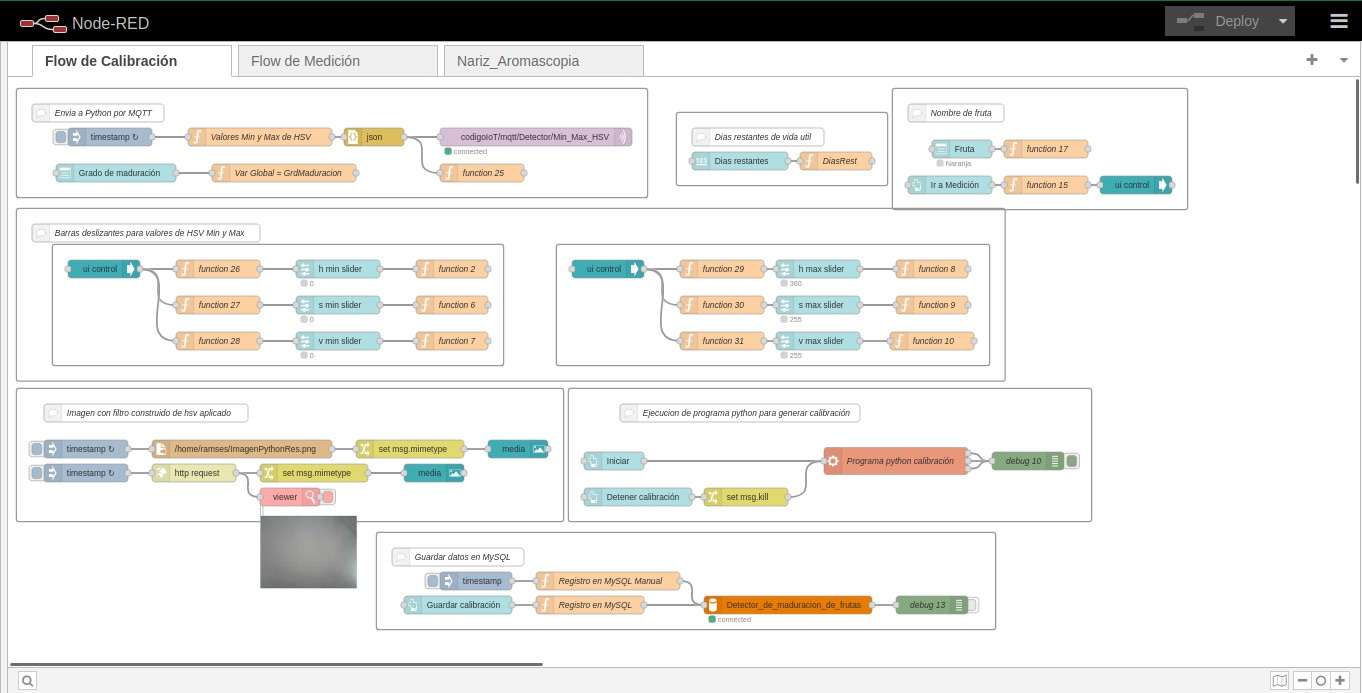
#> input picture Imagenes detector de madurez de fruta/Control de flujo de la Calibración.jpg, 1362 x 693 px, given in place of the camera
$ python Detector_color_python.py
#> lines starting #> are read from the running program, lines starting #| are printed output that depends on the picture; after the words box and inside, x2 and y2 are one past the last pixel; in counts of white or black regions, pixels touching at a corner belong together
import numpy as np
import cv2

def nada(x):
    pass
cv2.namedWindow('Parametros')
cv2.createTrackbar('Tonalidad Minima','Parametros',0,179,nada)
cv2.createTrackbar('Tonalidad Maxima','Parametros',0,179,nada)

cv2.createTrackbar('Pureza Minima','Parametros',0,255,nada)
cv2.createTrackbar('Pureza Maxima','Parametros',0,255,nada)

cv2.createTrackbar('Luminosida Minima','Parametros',0,255,nada)
cv2.createTrackbar('Luminosida Maxima','Parametros',0,255,nada)

cv2.createTrackbar('Kernel X','Parametros',1,30,nada)
cv2.createTrackbar('Kernel Y','Parametros',1,30,nada)

#crear Video
cap=cv2.VideoCapture(0)

while (1): #capturar imagen de la camara
    ret, frame =cap.read()      #verifica que la imagen se capturo correctamente
#> frame is the input picture: shape (693, 1362, 3); mean B, G, R 226.1, 228.6, 229.1
    if ret :
        hsv =cv2.cvtColor(frame, cv2.COLOR_BGR2HSV)         #Cnvertir imagen BGR a HSV
#> hsv: shape (693, 1362, 3); mean H, S, V 14.4, 13.6, 231.2

        #leer sliders

        Tmin=cv2.getTrackbarPos('Tonalidad Minima','Parametros')
        Tmax=cv2.getTrackbarPos('Tonalidad Maxima','Parametros')

        Pmin=cv2.getTrackbarPos('Pureza Minima','Parametros')
        Pmax=cv2.getTrackbarPos('Pureza Maxima','Parametros')

        Lmin=cv2.getTrackbarPos('Luminosida Minima','Parametros')
        Lmax=cv2.getTrackbarPos('Luminosida Maxima','Parametros')

        kernelx = cv2.getTrackbarPos('Kernel X','Parametros')
        kernely = cv2.getTrackbarPos('Kernel Y','Parametros')

            #establecer rangos maximos y minimos del filtro HSV
        color_oscuro= np.array((Tmin,Pmin,Lmin))
        color_brillante=np.array((Tmax,Pmax,Lmax))
            #detecta pixxeles dentro del rango del filtro HSV
        mascara = cv2.inRange(hsv,color_oscuro,color_brillante)
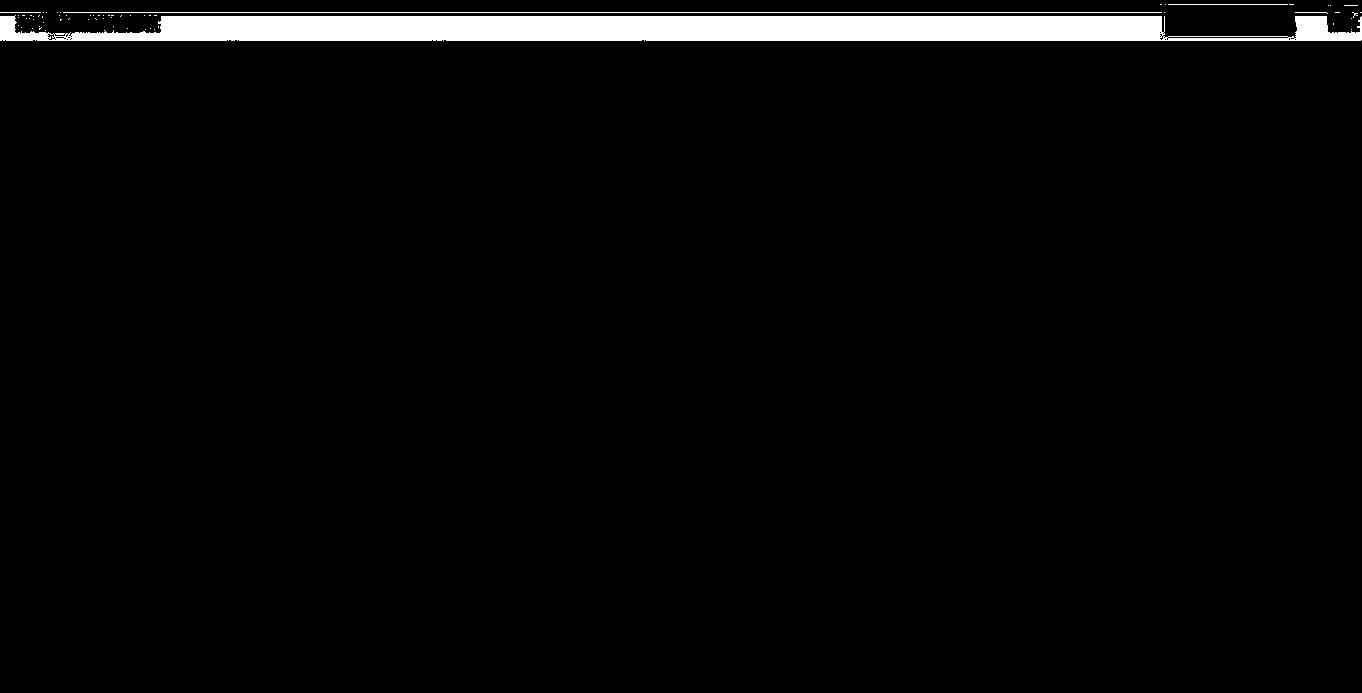
#> mascara: shape (693, 1362); 3.1% white; 64 white regions (59 under 20 px)
            #crear kernel para eliminar ruido
        kernel= np.ones((kernelx,kernely),np.uint8)
        mascara =cv2.morphologyEx(mascara,cv2.MORPH_CLOSE,kernel)
        mascara =cv2.morphologyEx(mascara,cv2.MORPH_OPEN,kernel)
            #dibujar el rectangulo de donde esta el color
            #RETR_LIST Calcula los contornos guardadolos sin jerarquia
            #APPROX_SIMPLE es el metodo de aproxximación de contorno, elimina pixeles redundantes
        contornos, _ = cv2.findContours(mascara,cv2.RETR_LIST,cv2.CHAIN_APPROX_SIMPLE)
#> contornos = 88 contours, 84 with area under 20; largest, box (x1, y1, x2, y2) and area: (0, 15, 1362, 41) 26972, (1167, 36, 1289, 39) 240, (47, 33, 56, 41) 36, (54, 33, 66, 37) 23
        cv2.drawContours(frame,contornos,-1,(0,0,0),2)
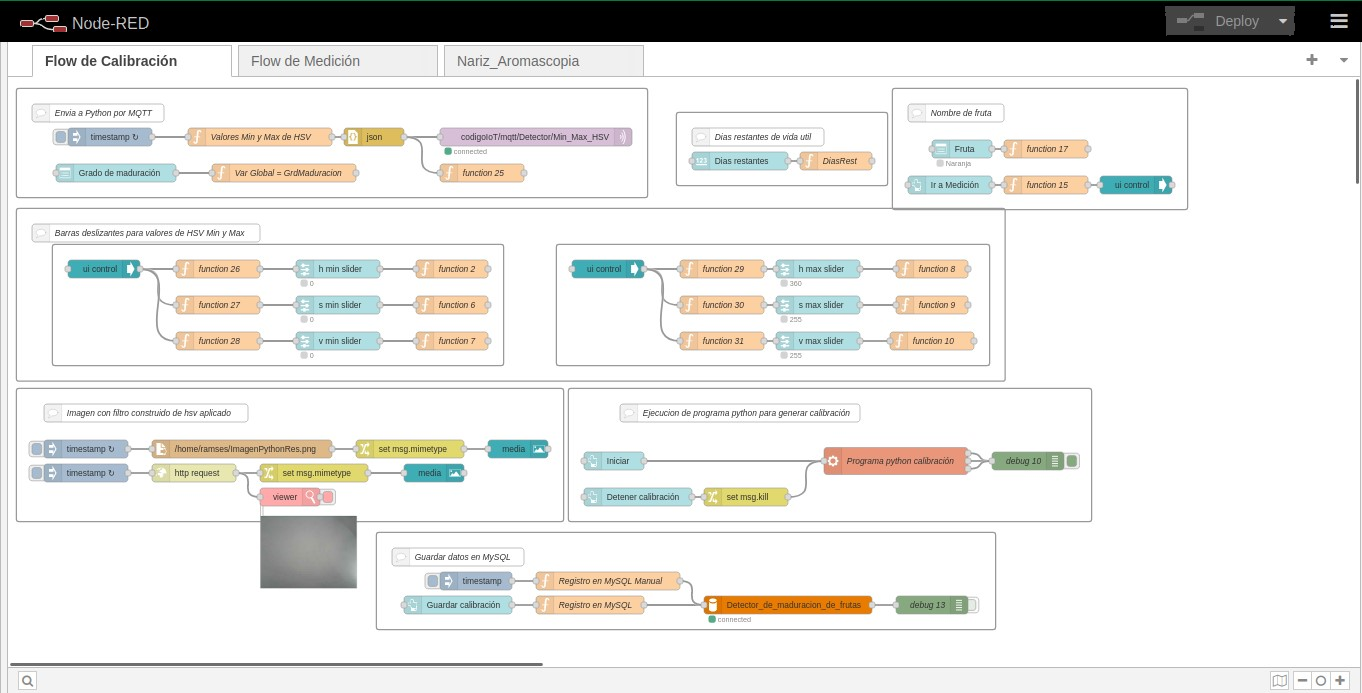
#> frame: shape (693, 1362, 3); 0.65% of pixels changed, all inside (x1, y1, x2, y2) = (0, 3, 1362, 42)
            #mostrar la imagen de la camara y de la mascara
        cv2.imshow("Camara",frame)
        cv2.imshow("Mascara",mascara)
            #Al presionar la tecla ESC se cierra todo
#> (the run stopped early here; a loop or call above may not have finished)

$ run again, on Imagenes detector de madurez de fruta/Control de flujo de la Medición de maduración NodeRed.jpg
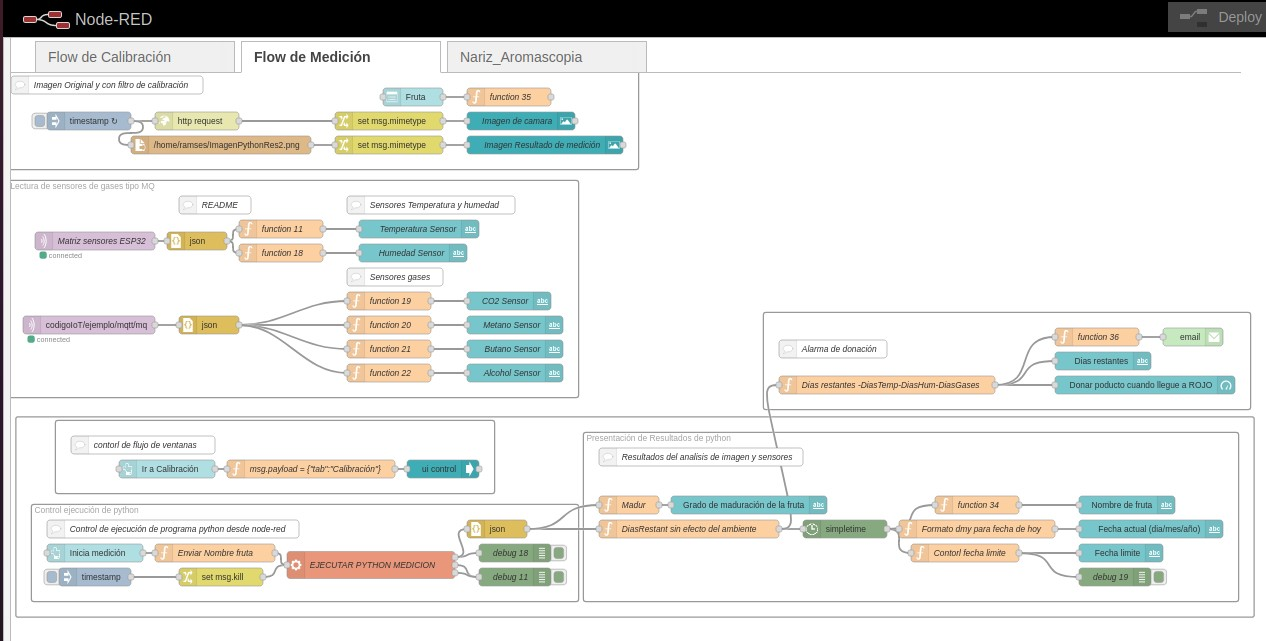
#> input picture Imagenes detector de madurez de fruta/Control de flujo de la Medición de maduración NodeRed.jpg, 1266 x 641 px, given in place of the camera
#> frame is the input picture: shape (641, 1266, 3); mean B, G, R 224.7, 227.4, 226.5
#> hsv: shape (641, 1266, 3); mean H, S, V 15.2, 12.4, 230.2
#> `mascara = cv2.inRange(hsv,color_oscuro,color_brillante)`:
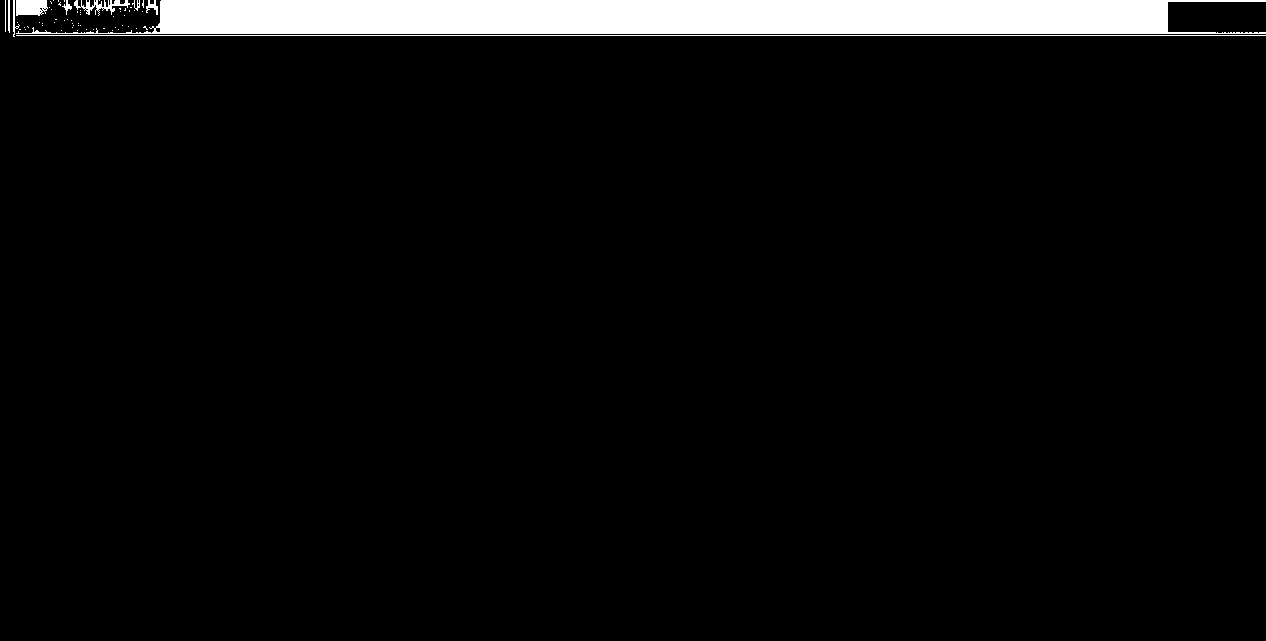
#> mascara: shape (641, 1266); 4.6% white; 63 white regions (53 under 20 px)
#> contornos = 78 contours, 70 with area under 20; largest, box (x1, y1, x2, y2) and area: (16, 0, 1266, 34) 33534, (16, 0, 48, 16) 408, (74, 0, 130, 16) 202, (146, 0, 158, 15) 52, (13, 0, 20, 37) 38, (62, 0, 72, 15) 32, (8, 0, 10, 33) 30, (155, 27, 161, 33) 22
#> frame: shape (641, 1266, 3); 0.49% of pixels changed, all inside (x1, y1, x2, y2) = (4, 0, 1266, 38)
